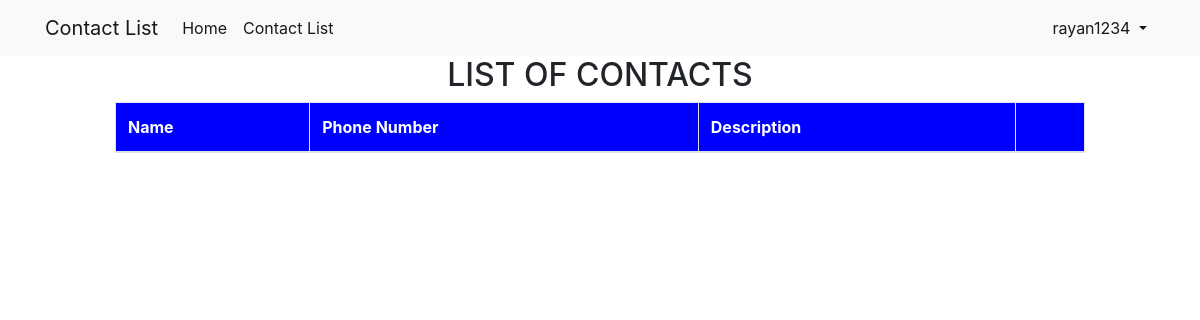
Before: /list/ (signed in) with the older database file.
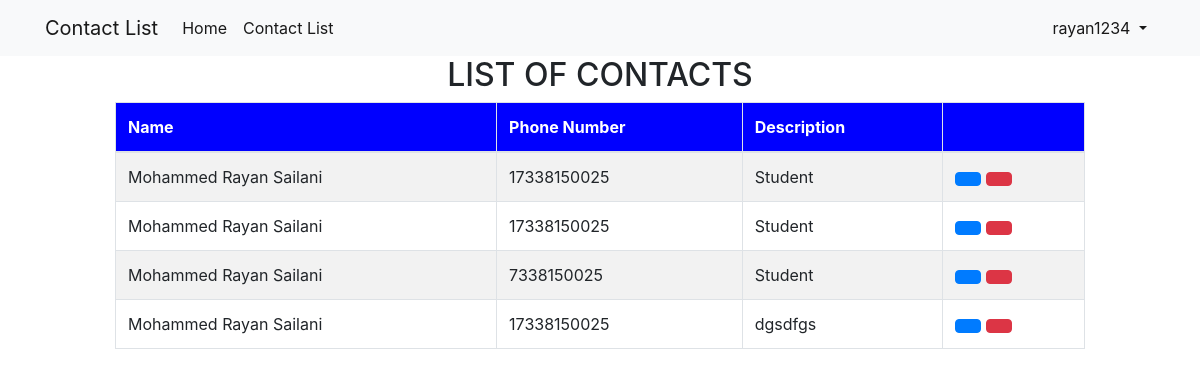
After: the same page with the newer database file.
### accounts/models.py (models this page shows, shortened)
class Account(AbstractBaseUser):
    email = models.EmailField(max_length=60, unique=True)
    username = models.CharField(max_length=50, unique=True)
    date_joined = models.DateTimeField(
        verbose_name='date joined', auto_now_add=True)
    last_login = models.DateTimeField(verbose_name='last login', auto_now=True)
    is_admin = models.BooleanField(default=False)
    is_active = models.BooleanField(default=True)
    is_staff = models.BooleanField(default=False)
    is_superuser = models.BooleanField(default=False)
    name = models.CharField(max_length=50)
    USERNAME_FIELD = 'email'
    REQUIRED_FIELDS = ['username', 'name', ]
    objects = AccountUserManager()

### contacts/models.py (models this page shows)
class Contact(models.Model):
    user_name = models.ForeignKey(Account, on_delete = models.CASCADE)
    name = models.CharField(max_length=50,blank=False,null=False)
    contact_number = models.CharField(max_length=11,blank=False,null=False)
    description = models.TextField(max_length=250,blank=True,null = False)

### contacts/views.py (the view)
# urls.py: path('list/',views.listContactsView, name='listContacts'),
@login_required(login_url='/accounts/login')
def listContactsView(request):
    details = Contact.objects.all()
    return render(request, 'contacts/list_contacts.html', {'details': details})

### contacts/templates/contacts/list_contacts.html (shortened to what this page needs)
{% extends 'base.html' %}
{% load static%}
{% block content %}
<link href="//netdna.bootstrapcdn.com/font-awesome/3.2.1/css/font-awesome.css" rel="stylesheet">
<h2 class="text-center" >LIST OF CONTACTS</h2>
<div class="offset-1 col-10" style="overflow-x:auto;">
    <table class="table table-striped table-bordered border-dark">
        <thead style="color: white;background-color: blue;">
            <tr>
                <th scope="col">Name</th>
                <th scope="col">Phone Number</th>
                <th scope="col">Description</th>
                <th></th>
            </tr>
        </thead>
        <tbody>
            {% for instance in details %}
            {% ifequal request.user instance.user_name %}
            <tr>
                <td>{{instance.name}}</td>
                <td>{{instance.contact_number}}</td>
                <td>{{instance.description}}</td>
                <td><a href="{% url 'update_contacts' instance.id %}" class="btn btn-primary"></a>
                    <a
                    href="{% url 'delete_contact' instance.id %}" class="btn btn-danger"></a> </td>
            </tr>
            {% endifequal %}
            {% endfor %}
        </tbody>
    </table>
</div>
{% endblock %}

### templates/base.html (shortened to what this page needs)
<!DOCTYPE html>
<html lang="en">
<head>
    <link rel="stylesheet" href="https://cdn.jsdelivr.net/npm/bootstrap@4.6.0/dist/css/bootstrap.min.css"
>
</head>
<body>
    <nav class="navbar navbar-expand-lg navbar-light bg-light">
        <div class="container">
            <a class="navbar-brand" href="#">Contact List</a>
            <div class="collapse navbar-collapse" id="navbarSupportedContent">
                <ul class="navbar-nav mr-auto">
                    <li class="nav-item active">
                        <a class="nav-link" href="{% url 'homepage' %}">Home</a>
                    </li>
                    <li class="nav-item active">
                        <a class="nav-link" href="{% url 'listContacts' %}">Contact List</a>
                    </li>
                </ul>
                <ul class="navbar-nav">
                    <li class="nav-item dropdown">
                        <a class="nav-link dropdown-toggle active" href="#" id="navbarDropdown" role="button"
                            data-toggle="dropdown" aria-haspopup="true" aria-expanded="false">
                            {% if user.is_authenticated %}
                            {{request.user.username}}
                            {% else %}
                            Accounts
                            {% endif %}
                        </a>
                    </li>
                </ul>
            </div>
        </div>
    </nav>
    {% block content %}
    {% endblock %}
</body>
</html>

Changed rows visible on the page:
added Contact: name "Mohammed Rayan Sailani", contact_number "17338150025", description "Student"
added Contact: name "Mohammed Rayan Sailani", contact_number "17338150025", description "Student"
added Contact: name "Mohammed Rayan Sailani", contact_number "7338150025", description "Student"
added Contact: name "Mohammed Rayan Sailani", contact_number "17338150025", description "dgsdfgs"
